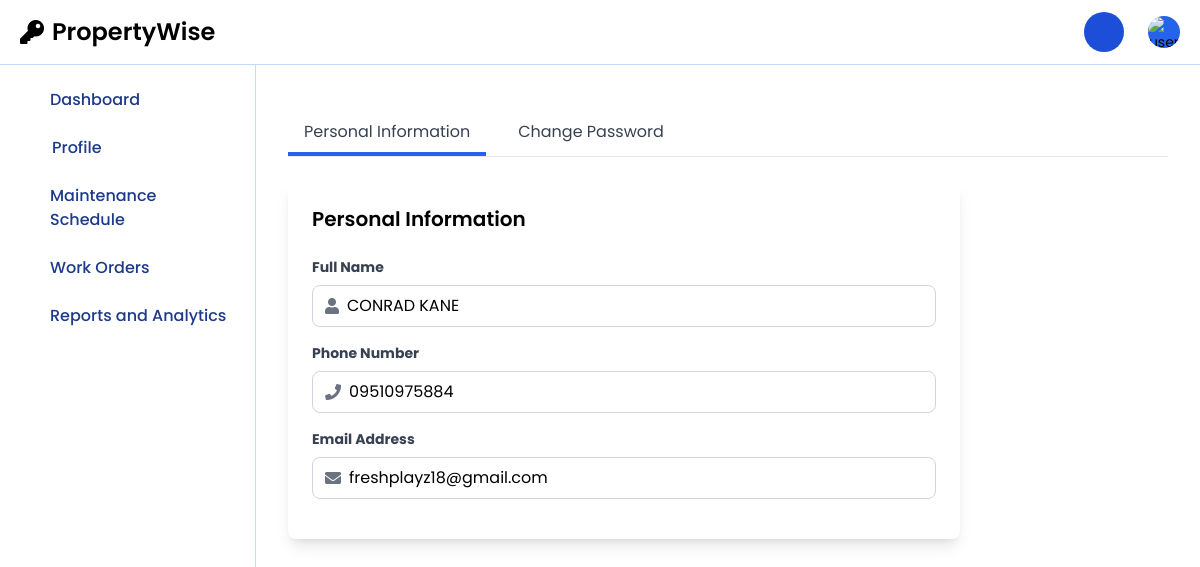
The app's page /staff/staffProfile.php (signed in), older data.
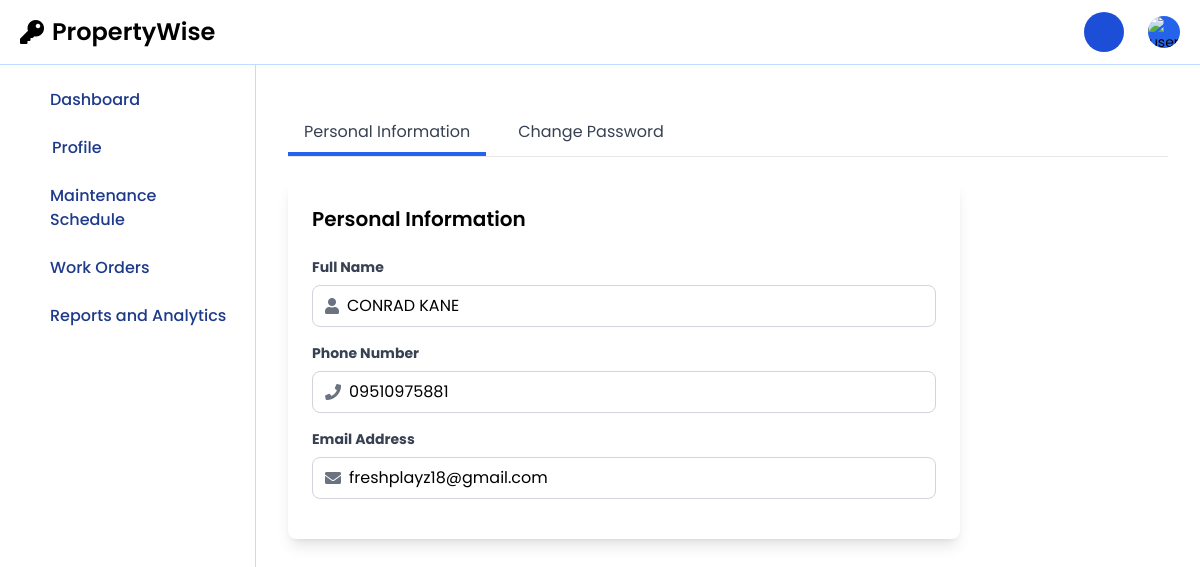
The same page, newer data.
### tables this page shows
CREATE TABLE `staff` (
  `staff_id` int(11) NOT NULL,
  `Email` varchar(255) NOT NULL,
  `Password` varchar(255) NOT NULL,
  `Name` varchar(100) NOT NULL,
  `Specialty` varchar(100) NOT NULL,
  `Phone_Number` varchar(20) NOT NULL,
  `ResetToken` varchar(255) DEFAULT NULL,
  `created_at` timestamp NOT NULL DEFAULT current_timestamp(),
  `reset_token_expires` datetime DEFAULT NULL,
  `status` enum('Available','Busy','Active','Suspended','Inactive') NOT NULL DEFAULT 'Available',
  `OTP` varchar(6) DEFAULT NULL,
  `OTP_expiration` datetime DEFAULT NULL,
  `OTP_used` tinyint(1) DEFAULT 0
);

### staff/staffProfile.php (the view, shortened to what this page needs)
<?php
require_once '../session/audit_trail.php';
function getStaffProfile($staff_id) {
    global $conn;
    $stmt = $conn->prepare("SELECT staff_id, Email, Name, Specialty, Phone_Number, status FROM staff WHERE staff_id = ?");
    $stmt->bind_param("i", $staff_id);
    $stmt->execute();
    return $stmt->get_result()->fetch_assoc();
}
if (isset($_SESSION['staff_id'])) {
    $profile = getStaffProfile($_SESSION['staff_id']);
    $name = $profile['Name'] ?? '';
    $email = $profile['Email'] ?? '';
    $phone = $profile['Phone_Number'] ?? '';
}
?>
<!DOCTYPE html>
<html lang="en">
<head>
    <script src="https://cdn.tailwindcss.com"></script>
    <link rel="stylesheet" href="https://cdnjs.cloudflare.com/ajax/libs/font-awesome/5.15.4/css/all.min.css">
    <link rel="stylesheet" href="https://cdnjs.cloudflare.com/ajax/libs/toastify-js/1.12.0/toastify.min.css">
</head>
<body>
<?php include('staffNavbar.php'); ?>
<?php include('staffSidebar.php'); ?>
  <div class="sm:ml-64 p-8 mt-20">
        <div class="flex mb-6 border-b">
            <button id="tab-info" class="py-2 px-4 text-gray-700 focus:outline-none border-b-4 border-blue-600">Personal Information</button>
            <button id="tab-password" class="py-2 px-4 text-gray-700 focus:outline-none ml-4 border-b-4 border-transparent hover:border-blue-600">Change Password</button>
        </div>
    <div id="info-content" class="bg-white shadow-lg rounded-lg p-6 w-full max-w-2xl">
        <h2 class="text-xl font-semibold mb-6">Personal Information</h2>
        <form>
            <div class="mb-4">
                <label class="block text-gray-700 text-sm font-bold mb-2" for="full-name">
                    Full Name
                </label>
                <div class="flex items-center border border-gray-300 rounded-lg px-3 py-2">
                    <i class="fas fa-user text-gray-500"></i>
                    <input type="text" id="full-name" class="ml-2 w-full outline-none" value="<?php echo htmlspecialchars($name); ?>" readonly />
                </div>
            </div>
            <div class="mb-4">
                <label class="block text-gray-700 text-sm font-bold mb-2" for="phone-number">
                    Phone Number
                </label>
                <div class="flex items-center border border-gray-300 rounded-lg px-3 py-2">
                    <i class="fas fa-phone text-gray-500"></i>
                    <input type="text" id="phone-number" name="phone" class="ml-2 w-full outline-none" value="<?php echo htmlspecialchars($phone); ?>" readonly />
                </div>
            </div>
            <div class="mb-4">
                <label class="block text-gray-700 text-sm font-bold mb-2" for="email">
                    Email Address
                </label>
                <div class="flex items-center border border-gray-300 rounded-lg px-3 py-2">
                    <i class="fas fa-envelope text-gray-500"></i>
                    <input type="email" id="email" class="ml-2 w-full outline-none" value="<?php echo htmlspecialchars($email); ?>" readonly />
                </div>
            </div>
            </form>
        </div>
    </div>
</body>
</html>

Row changes from the older to the newer data that the page shows:
changed staff "CONRAD KANE": phone "09510975884" → "09510975881"
